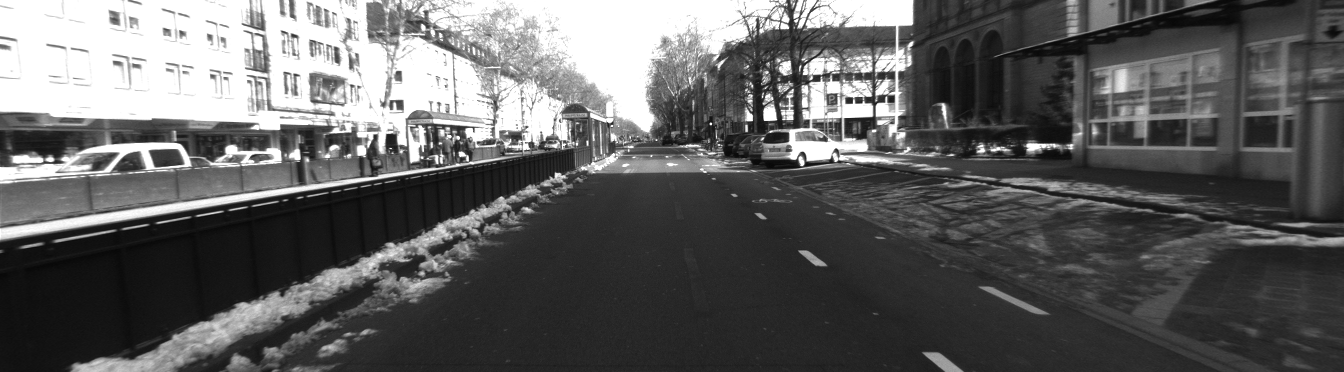
#> input picture stereo vision/I1_000000.png, 1344 x 372 px
$ python stereo-vision.py   (older library calls are emulated)
#> lines starting #> are read from the running program, lines starting #| are printed output that depends on the picture
#!/usr/local/opt/python@3.9/bin/python3.9 python3

import numpy as np
import cv2
from matplotlib import pyplot as plt
from matplotlib import patches
np.set_printoptions(suppress=True)


# Read the stereo-pair of images
img_left = cv2.imread('I1_000000.png',cv2.IMREAD_COLOR)
#> img_left is the input picture: shape (372, 1344, 3); min 7, max 255, mean 95.8
img_right = cv2.imread('I2_000000.png',cv2.IMREAD_COLOR)
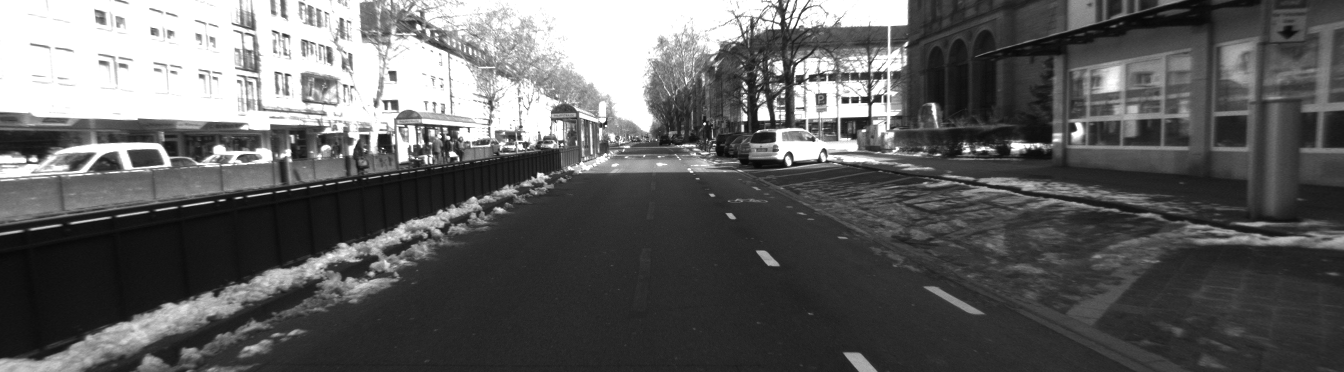
#> input picture stereo vision/I2_000000.png, 1344 x 372 px
#> img_right is the input picture: shape (372, 1344, 3); min 7, max 255, mean 96.7

# Use matplotlib to display the two images
# _, image_cells = plt.subplots(2, 1, figsize=(10, 10))
# image_cells[0].imshow(img_left)
# image_cells[0].set_title('left image')
# image_cells[1].imshow(img_right)
# image_cells[1].set_title('right image')
#plt.show()

p_left =np.array([[6.452401e+02 , 0.000000e+00 , 6.359587e+02 , 0.000000e+00],[0.000000e+00 , 6.452401e+02 , 1.941291e+02 , 0.000000e+00],[0.000000e+00, 0.000000e+00 ,1.000000e+00 , 0.000000e+00]])

p_right= np.array([[6.452401e+02 , 0.000000e+00 , 6.359587e+02 , -3.682632e+02],[0.000000e+00 , 6.452401e+02 , 1.941291e+02 , 0.000000e+00],[0.000000e+00, 0.000000e+00 ,1.000000e+00 , 0.000000e+00]])

# [4 lines of commented-out code are left out]


def compute_left_disparity_map(img_left, img_right):

    matcher = cv2.StereoBM_create(numDisparities=16, blockSize=15)
    img_left= cv2.cvtColor(img_left, cv2.COLOR_BGR2GRAY)
#> img_left: shape (372, 1344)
    img_right= cv2.cvtColor(img_right, cv2.COLOR_BGR2GRAY)
#> img_right: shape (372, 1344)
#    disp_left=matcher.compute(img_left, img_right)/16

    # Parameters
    num_disparities = 6*16
    block_size = 11

    min_disparity = 0
    window_size = 6

    # Stereo SGBM matcher
    left_matcher_SGBM = cv2.StereoSGBM_create(
        minDisparity=min_disparity,
        numDisparities=num_disparities,
        blockSize=block_size,
        P1=8 * 3 * window_size ** 2,
        P2=32 * 3 * window_size ** 2,
        mode=cv2.STEREO_SGBM_MODE_SGBM_3WAY
    )

    # Compute the left disparity map
    disp_left = cv2.normalize(left_matcher_SGBM.compute(img_left, img_right).astype(np.float32)/16,None, alpha=1, beta=255, norm_type=cv2.NORM_MINMAX, dtype=cv2.CV_32F)
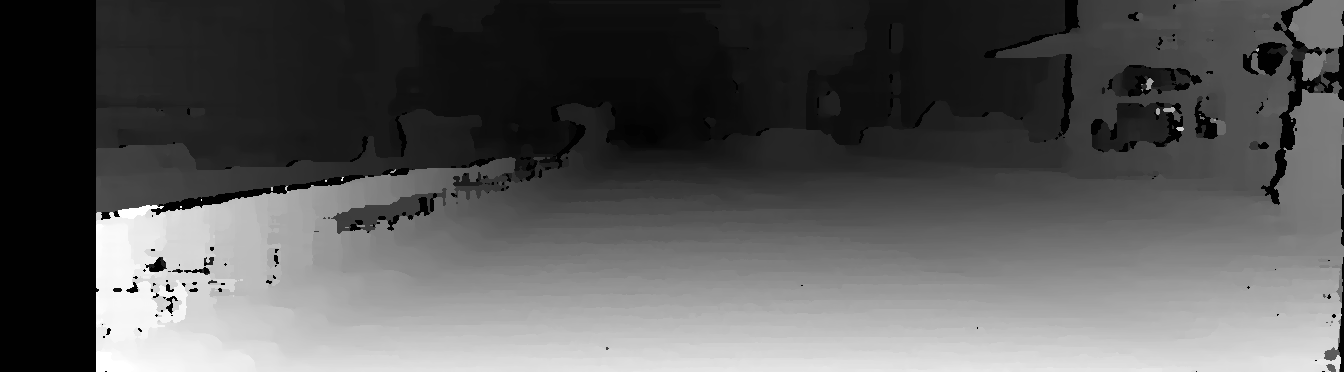
#> disp_left: shape (372, 1344) float32; min 1, max 255, mean 88.8

    disp_left[disp_left == 0] = 0.1
    # disp_left[disp_left == -1] = 0.1
    return disp_left


def calc_depth_map(disp_left, k_left, t_left, t_right):
    f= k_left[0,0]
    b= t_left[1]-t_right[1]
    depth_map= (f*b)/disp_left
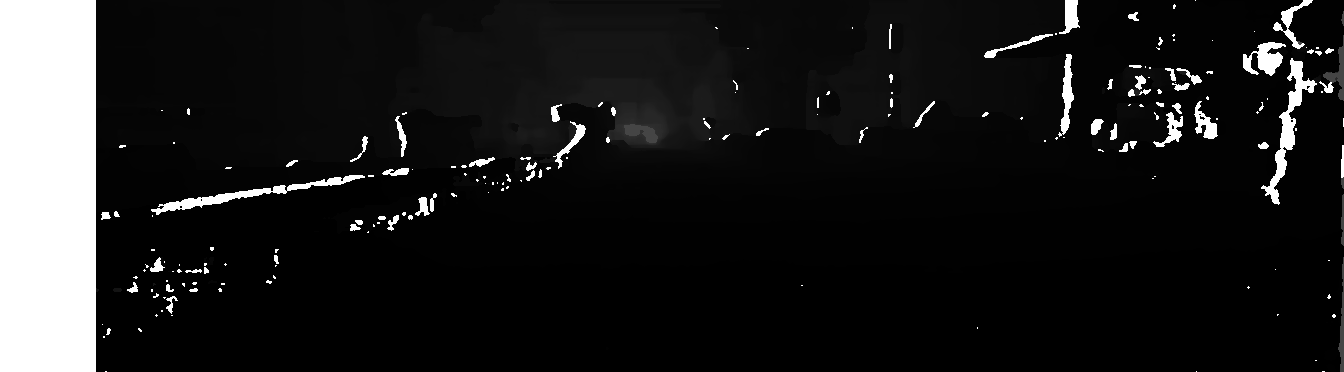
#> depth_map: shape (372, 1344) float64; min 5.54e-17, max 1.41e-14, mean 1.63e-15; drawn with min black and max white

    return depth_map


def decompose_projection_matrix(p):

    k, r, t, _, _, _, _ = cv2.decomposeProjectionMatrix(p)
    t = t / t[3]

    return k, r, t


# Compute the disparity map using the fuction above
disp_left = compute_left_disparity_map(img_left, img_right)
# Show the left disparity map
plt.figure(figsize=(10, 10))
plt.imshow(disp_left)
plt.show()

# Decompose each matrix
k_left, r_left, t_left = decompose_projection_matrix(p_left)
k_right, r_right, t_right = decompose_projection_matrix(p_right)

# Get the depth map by calling the above function
depth_map_left = calc_depth_map(disp_left, k_left, t_left, t_right)
# Display the depth map
plt.figure(figsize=(8, 8), dpi=100)
plt.imshow(depth_map_left, cmap='flag')
plt.show()


# [8 lines of commented-out code are left out]
